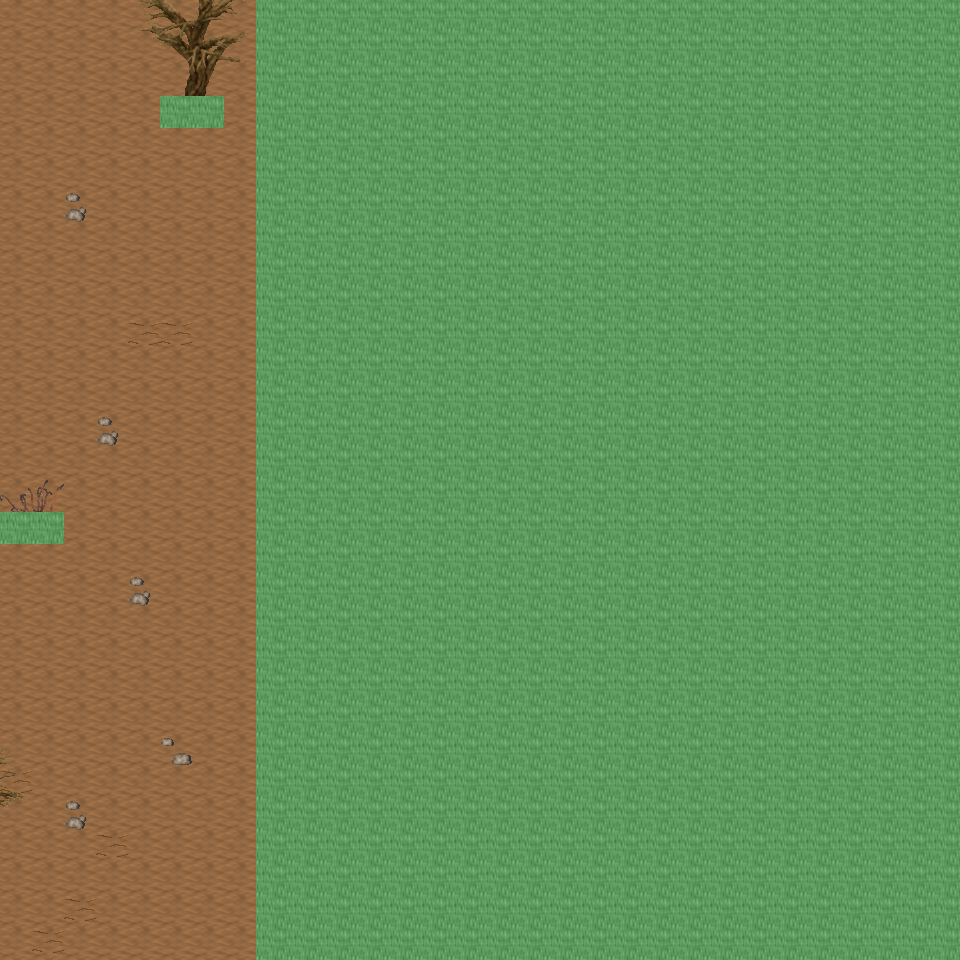

A level layout from a 2D game, rendered from its tile map. Below: a short description, then the map file with tile-grid data replaced by summaries:
An orthogonal 30x30 tile map with 32x32 px tiles, 6 tile layers (Ground, Object, Object2, Above, ...), 24 tilesets and 4 objects (4x mapchange).

<map version="1.0" orientation="orthogonal" renderorder="right-down" width="30" height="30" tilewidth="32" tileheight="32" nextobjectid="5">
  <tileset firstgid="1" name="tileset_ground_ground" tilewidth="32" tileheight="32" tilecount="33" columns="3">
    <image source="../drawable/tileset_ground_ground.png" width="96" height="352" />
  </tileset>
  <tileset firstgid="34" name="tileset_ground_ridge_earth_dark" tilewidth="32" tileheight="32" tilecount="96" columns="12">
    <image source="../drawable/tileset_ground_ridge_earth_dark.png" width="384" height="256" />
  </tileset>
  <tileset firstgid="130" name="tileset_ground_rock_pebbles" tilewidth="32" tileheight="32" tilecount="3" columns="1">
    <image source="../drawable/tileset_ground_rock_pebbles.png" width="32" height="96" />
  </tileset>
  <tileset firstgid="133" name="tileset_ground_ladder_steps" tilewidth="32" tileheight="32" tilecount="6" columns="3">
    <image source="../drawable/tileset_ground_ladder_steps.png" width="96" height="64" />
  </tileset>
  <tileset firstgid="139" name="tileset_ground_grass_edges" tilewidth="32" tileheight="32" tilecount="36" columns="12">
    <image source="../drawable/tileset_ground_grass_edges.png" width="384" height="96" />
  </tileset>
  <tileset firstgid="175" name="tileset_ground_grass_corners" tilewidth="32" tileheight="32" tilecount="24" columns="6">
    <image source="../drawable/tileset_ground_grass_corners.png" width="192" height="128" />
  </tileset>
  <tileset firstgid="199" name="tileset_ground_earth_edges" tilewidth="32" tileheight="32" tilecount="18" columns="6">
    <image source="../drawable/tileset_ground_earth_edges.png" width="192" height="96" />
  </tileset>
  <tileset firstgid="217" name="tileset_plant_flower_daisy_white" tilewidth="32" tileheight="32" tilecount="8" columns="2">
    <image source="../drawable/tileset_plant_flower_daisy_white.png" width="64" height="128" />
  </tileset>
  <tileset firstgid="225" name="tileset_item_corpse_huge_animal" tilewidth="32" tileheight="32" tilecount="16" columns="2">
    <image source="../drawable/tileset_item_corpse_huge_animal.png" width="64" height="256" />
  </tileset>
  <tileset firstgid="241" name="tileset_plant_grasses" tilewidth="32" tileheight="32" tilecount="6" columns="3">
    <image source="../drawable/tileset_plant_grasses.png" width="96" height="64" />
  </tileset>
  <tileset firstgid="247" name="tileset_plant_flower_daisy_blue" tilewidth="32" tileheight="32" tilecount="8" columns="2">
    <image source="../drawable/tileset_plant_flower_daisy_blue.png" width="64" height="128" />
  </tileset>
  <tileset firstgid="255" name="tileset_plant_flower_daisy_yellow" tilewidth="32" tileheight="32" tilecount="8" columns="2">
    <image source="../drawable/tileset_plant_flower_daisy_yellow.png" width="64" height="128" />
  </tileset>
  <tileset firstgid="263" name="tileset_plant_flower_daisy_red" tilewidth="32" tileheight="32" tilecount="8" columns="2">
    <image source="../drawable/tileset_plant_flower_daisy_red.png" width="64" height="128" />
  </tileset>
  <tileset firstgid="271" name="tileset_plant_bush_bushes" tilewidth="32" tileheight="32" tilecount="10" columns="5">
    <image source="../drawable/tileset_plant_bush_bushes.png" width="160" height="64" />
  </tileset>
  <tileset firstgid="281" name="tileset_plant_stump_stump_brown" tilewidth="32" tileheight="32" tilecount="4" columns="2">
    <image source="../drawable/tileset_plant_stump_stump_brown.png" width="64" height="64" />
  </tileset>
  <tileset firstgid="285" name="tileset_logic_collision" tilewidth="32" tileheight="32" tilecount="1" columns="1">
    <image source="../drawable/tileset_logic_collision.png" width="32" height="32" />
  </tileset>
  <tileset firstgid="286" name="tileset_plant_tree_dead_tree_5" tilewidth="32" tileheight="32" tilecount="20" columns="4">
    <image source="../drawable/tileset_plant_tree_dead_tree_5.png" width="128" height="160" />
  </tileset>
  <tileset firstgid="306" name="tileset_plant_tree_dead_tree_6" tilewidth="32" tileheight="32" tilecount="20" columns="4">
    <image source="../drawable/tileset_plant_tree_dead_tree_6.png" width="128" height="160" />
  </tileset>
  <tileset firstgid="326" name="tileset_plant_tree_dead_tree_7" tilewidth="32" tileheight="32" tilecount="20" columns="4">
    <image source="../drawable/tileset_plant_tree_dead_tree_7.png" width="128" height="160" />
  </tileset>
  <tileset firstgid="346" name="tileset_plant_bush_large_dead" tilewidth="32" tileheight="32" tilecount="2" columns="1">
    <image source="../drawable/tileset_plant_bush_large_dead.png" width="32" height="64" />
  </tileset>
  <tileset firstgid="348" name="tileset_plant_bush_large_wide_dead" tilewidth="32" tileheight="32" tilecount="4" columns="2">
    <image source="../drawable/tileset_plant_bush_large_wide_dead.png" width="64" height="64" />
  </tileset>
  <tileset firstgid="352" name="tileset_plant_grasses_wildland" tilewidth="32" tileheight="32" tilecount="4" columns="4">
    <image source="../drawable/tileset_plant_grasses_wildland.png" width="128" height="32" />
  </tileset>
  <tileset firstgid="356" name="tileset_object_skullsonspikes_l" tilewidth="32" tileheight="32" tilecount="12" columns="4">
    <image source="../drawable/tileset_object_skullsonspikes_l.png" width="128" height="96" />
  </tileset>
  <tileset firstgid="368" name="tileset_object_skullsonspikes_r" tilewidth="32" tileheight="32" tilecount="12" columns="4">
    <image source="../drawable/tileset_object_skullsonspikes_r.png" width="128" height="96" />
  </tileset>
  <layer name="Ground" width="30" height="30">
    <data>[900 cells, 900 non-empty, 1 distinct tile ids]</data>
  </layer>
  <layer name="Object" width="30" height="30">
    <data>[900 cells, 7 non-empty, 4 distinct tile ids]</data>
  </layer>
  <layer name="Object2" width="30" height="30">
    <data>[900 cells, 20 non-empty, 9 distinct tile ids]</data>
  </layer>
  <layer name="Above" width="30" height="30">
    <data>[900 cells, 15 non-empty, 15 distinct tile ids]</data>
  </layer>
  <layer name="Above2" width="30" height="30">
    <data>[900 cells, 0 non-empty, 0 distinct tile ids]</data>
  </layer>
  <layer name="Walkable" width="30" height="30">
    <data>[900 cells, 664 non-empty, 1 distinct tile ids]</data>
  </layer>
  <objectgroup name="MapEvents">
    <object id="1" name="north" type="mapchange" x="0" y="0" width="256" height="32">
      <properties>
        <property name="map" value="0_ados_mountain_n2_w2_x3_y0" />
        <property name="place" value="south" />
      </properties>
    </object>
    <object id="2" name="south" type="mapchange" x="0" y="928" width="256" height="32">
      <properties>
        <property name="map" value="0_ados_mountain_n2_w2_x3_y2" />
        <property name="place" value="north" />
      </properties>
    </object>
    <object id="3" name="west" type="mapchange" x="0" y="0" width="32" height="512">
      <properties>
        <property name="map" value="0_ados_mountain_n2_w2_x2_y1" />
        <property name="place" value="east" />
      </properties>
    </object>
    <object id="4" name="west2" type="mapchange" x="0" y="544" width="32" height="416">
      <properties>
        <property name="map" value="0_ados_mountain_n2_w2_x2_y1" />
        <property name="place" value="east2" />
      </properties>
    </object>
  </objectgroup>
</map>
